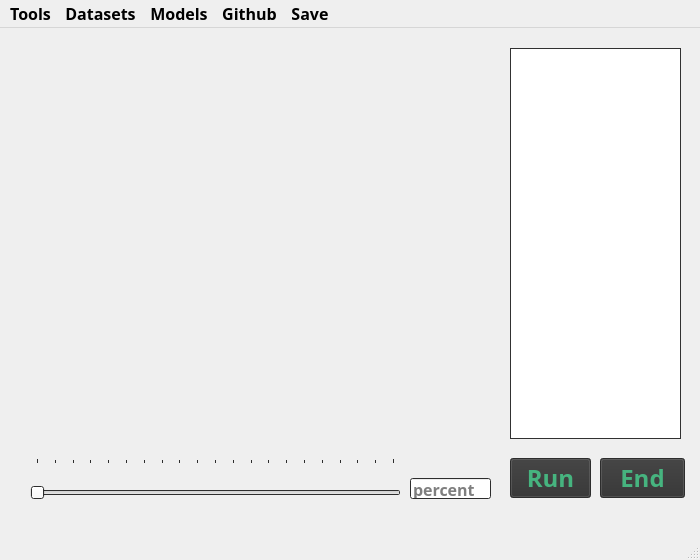
<?xml version="1.0" encoding="UTF-8"?>
<ui version="4.0">
 <class>MainWindow</class>
 <widget class="QMainWindow" name="MainWindow">
  <property name="geometry">
   <rect>
    <x>0</x>
    <y>0</y>
    <width>700</width>
    <height>560</height>
   </rect>
  </property>
  <property name="minimumSize">
   <size>
    <width>700</width>
    <height>560</height>
   </size>
  </property>
  <property name="maximumSize">
   <size>
    <width>700</width>
    <height>560</height>
   </size>
  </property>
  <property name="font">
   <font>
    <family>Segoe UI Semibold</family>
    <pointsize>12</pointsize>
    <bold>true</bold>
    <kerning>true</kerning>
   </font>
  </property>
  <property name="windowTitle">
   <string>MainWindow</string>
  </property>
  <widget class="QWidget" name="centralwidget">
   <property name="sizePolicy">
    <sizepolicy hsizetype="Minimum" vsizetype="Minimum">
     <horstretch>0</horstretch>
     <verstretch>0</verstretch>
    </sizepolicy>
   </property>
   <property name="minimumSize">
    <size>
     <width>600</width>
     <height>500</height>
    </size>
   </property>
   <property name="maximumSize">
    <size>
     <width>800</width>
     <height>500</height>
    </size>
   </property>
   <property name="baseSize">
    <size>
     <width>1000</width>
     <height>800</height>
    </size>
   </property>
   <property name="palette">
    <palette>
     <active>
      <colorrole role="Window">
       <brush brushstyle="SolidPattern">
        <color alpha="255">
         <red>63</red>
         <green>63</green>
         <blue>63</blue>
        </color>
       </brush>
      </colorrole>
     </active>
     <inactive>
      <colorrole role="Window">
       <brush brushstyle="SolidPattern">
        <color alpha="255">
         <red>63</red>
         <green>63</green>
         <blue>63</blue>
        </color>
       </brush>
      </colorrole>
     </inactive>
     <disabled>
      <colorrole role="Base">
       <brush brushstyle="SolidPattern">
        <color alpha="255">
         <red>63</red>
         <green>63</green>
         <blue>63</blue>
        </color>
       </brush>
      </colorrole>
      <colorrole role="Window">
       <brush brushstyle="SolidPattern">
        <color alpha="255">
         <red>63</red>
         <green>63</green>
         <blue>63</blue>
        </color>
       </brush>
      </colorrole>
     </disabled>
    </palette>
   </property>
   <widget class="QPushButton" name="run_button">
    <property name="geometry">
     <rect>
      <x>510</x>
      <y>430</y>
      <width>81</width>
      <height>40</height>
     </rect>
    </property>
    <property name="palette">
     <palette>
      <active>
       <colorrole role="Button">
        <brush brushstyle="SolidPattern">
         <color alpha="255">
          <red>49</red>
          <green>49</green>
          <blue>49</blue>
         </color>
        </brush>
       </colorrole>
       <colorrole role="Text">
        <brush brushstyle="SolidPattern">
         <color alpha="255">
          <red>255</red>
          <green>255</green>
          <blue>255</blue>
         </color>
        </brush>
       </colorrole>
       <colorrole role="ButtonText">
        <brush brushstyle="SolidPattern">
         <color alpha="255">
          <red>70</red>
          <green>180</green>
          <blue>127</blue>
         </color>
        </brush>
       </colorrole>
      </active>
      <inactive>
       <colorrole role="Button">
        <brush brushstyle="SolidPattern">
         <color alpha="255">
          <red>49</red>
          <green>49</green>
          <blue>49</blue>
         </color>
        </brush>
       </colorrole>
       <colorrole role="Text">
        <brush brushstyle="SolidPattern">
         <color alpha="255">
          <red>255</red>
          <green>255</green>
          <blue>255</blue>
         </color>
        </brush>
       </colorrole>
       <colorrole role="ButtonText">
        <brush brushstyle="SolidPattern">
         <color alpha="255">
          <red>70</red>
          <green>180</green>
          <blue>127</blue>
         </color>
        </brush>
       </colorrole>
      </inactive>
      <disabled>
       <colorrole role="Button">
        <brush brushstyle="SolidPattern">
         <color alpha="255">
          <red>49</red>
          <green>49</green>
          <blue>49</blue>
         </color>
        </brush>
       </colorrole>
      </disabled>
     </palette>
    </property>
    <property name="font">
     <font>
      <family>Segoe UI Semibold</family>
      <pointsize>18</pointsize>
      <bold>true</bold>
      <underline>false</underline>
      <kerning>true</kerning>
     </font>
    </property>
    <property name="text">
     <string>Run</string>
    </property>
   </widget>
   <widget class="QSlider" name="confidence_slider">
    <property name="geometry">
     <rect>
      <x>30</x>
      <y>430</y>
      <width>371</width>
      <height>61</height>
     </rect>
    </property>
    <property name="palette">
     <palette>
      <active>
       <colorrole role="Accent">
        <brush brushstyle="SolidPattern">
         <color alpha="255">
          <red>70</red>
          <green>180</green>
          <blue>127</blue>
         </color>
        </brush>
       </colorrole>
      </active>
      <inactive>
       <colorrole role="Accent">
        <brush brushstyle="SolidPattern">
         <color alpha="255">
          <red>70</red>
          <green>180</green>
          <blue>127</blue>
         </color>
        </brush>
       </colorrole>
      </inactive>
      <disabled>
       <colorrole role="Accent">
        <brush brushstyle="SolidPattern">
         <color alpha="255">
          <red>70</red>
          <green>180</green>
          <blue>127</blue>
         </color>
        </brush>
       </colorrole>
      </disabled>
     </palette>
    </property>
    <property name="font">
     <font>
      <family>Segoe UI Semibold</family>
      <pointsize>12</pointsize>
      <bold>true</bold>
      <underline>false</underline>
      <kerning>true</kerning>
     </font>
    </property>
    <property name="maximum">
     <number>100</number>
    </property>
    <property name="orientation">
     <enum>Qt::Orientation::Horizontal</enum>
    </property>
    <property name="tickPosition">
     <enum>QSlider::TickPosition::TicksAbove</enum>
    </property>
    <property name="tickInterval">
     <number>5</number>
    </property>
   </widget>
   <widget class="QTextBrowser" name="detected_output">
    <property name="geometry">
     <rect>
      <x>510</x>
      <y>20</y>
      <width>171</width>
      <height>391</height>
     </rect>
    </property>
   </widget>
   <widget class="QLineEdit" name="confidence_percent">
    <property name="geometry">
     <rect>
      <x>410</x>
      <y>450</y>
      <width>81</width>
      <height>21</height>
     </rect>
    </property>
    <property name="placeholderText">
     <string>percent</string>
    </property>
    <property name="clearButtonEnabled">
     <bool>false</bool>
    </property>
   </widget>
   <widget class="Camera" name="camer_output" native="true">
    <property name="geometry">
     <rect>
      <x>20</x>
      <y>20</y>
      <width>461</width>
      <height>391</height>
     </rect>
    </property>
   </widget>
   <widget class="QPushButton" name="end_button">
    <property name="geometry">
     <rect>
      <x>600</x>
      <y>430</y>
      <width>85</width>
      <height>40</height>
     </rect>
    </property>
    <property name="palette">
     <palette>
      <active>
       <colorrole role="Button">
        <brush brushstyle="SolidPattern">
         <color alpha="255">
          <red>49</red>
          <green>49</green>
          <blue>49</blue>
         </color>
        </brush>
       </colorrole>
       <colorrole role="Text">
        <brush brushstyle="SolidPattern">
         <color alpha="255">
          <red>255</red>
          <green>255</green>
          <blue>255</blue>
         </color>
        </brush>
       </colorrole>
       <colorrole role="ButtonText">
        <brush brushstyle="SolidPattern">
         <color alpha="255">
          <red>70</red>
          <green>180</green>
          <blue>127</blue>
         </color>
        </brush>
       </colorrole>
      </active>
      <inactive>
       <colorrole role="Button">
        <brush brushstyle="SolidPattern">
         <color alpha="255">
          <red>49</red>
          <green>49</green>
          <blue>49</blue>
         </color>
        </brush>
       </colorrole>
       <colorrole role="Text">
        <brush brushstyle="SolidPattern">
         <color alpha="255">
          <red>255</red>
          <green>255</green>
          <blue>255</blue>
         </color>
        </brush>
       </colorrole>
       <colorrole role="ButtonText">
        <brush brushstyle="SolidPattern">
         <color alpha="255">
          <red>70</red>
          <green>180</green>
          <blue>127</blue>
         </color>
        </brush>
       </colorrole>
      </inactive>
      <disabled>
       <colorrole role="Button">
        <brush brushstyle="SolidPattern">
         <color alpha="255">
          <red>49</red>
          <green>49</green>
          <blue>49</blue>
         </color>
        </brush>
       </colorrole>
      </disabled>
     </palette>
    </property>
    <property name="font">
     <font>
      <family>Segoe UI Semibold</family>
      <pointsize>18</pointsize>
      <bold>true</bold>
      <underline>false</underline>
      <kerning>true</kerning>
     </font>
    </property>
    <property name="text">
     <string>End</string>
    </property>
   </widget>
  </widget>
  <widget class="QMenuBar" name="menubar">
   <property name="geometry">
    <rect>
     <x>0</x>
     <y>0</y>
     <width>700</width>
     <height>33</height>
    </rect>
   </property>
   <property name="layoutDirection">
    <enum>Qt::LayoutDirection::LeftToRight</enum>
   </property>
   <property name="autoFillBackground">
    <bool>true</bool>
   </property>
   <widget class="QMenu" name="menuwhere_is_the_box">
    <property name="title">
     <string>Tools</string>
    </property>
    <widget class="QMenu" name="menuCreate_New">
     <property name="title">
      <string>Create_New</string>
     </property>
     <widget class="QMenu" name="menuFrom_Folder">
      <property name="title">
       <string>From_Folder</string>
      </property>
      <addaction name="actionSelect"/>
     </widget>
     <addaction name="menuFrom_Folder"/>
    </widget>
    <addaction name="actionChange_Camera"/>
    <addaction name="menuCreate_New"/>
   </widget>
   <widget class="QMenu" name="menuDatasets">
    <property name="title">
     <string>Datasets</string>
    </property>
    <widget class="QMenu" name="menuAdd">
     <property name="title">
      <string>Add</string>
     </property>
     <widget class="QMenu" name="menuAdd_To_Models">
      <property name="title">
       <string>Add_To_Models</string>
      </property>
      <addaction name="actionLoad"/>
      <addaction name="actionAdd_2"/>
     </widget>
     <addaction name="menuAdd_To_Models"/>
    </widget>
    <addaction name="menuAdd"/>
    <addaction name="actionRemove_2"/>
    <addaction name="actionOpen_2"/>
   </widget>
   <widget class="QMenu" name="menuModels">
    <property name="title">
     <string>Models</string>
    </property>
   </widget>
   <widget class="Github" name="menuGithub">
    <property name="title">
     <string>Github</string>
    </property>
   </widget>
   <widget class="QMenu" name="menuSave">
    <property name="title">
     <string>Save</string>
    </property>
   </widget>
   <addaction name="menuwhere_is_the_box"/>
   <addaction name="menuDatasets"/>
   <addaction name="menuModels"/>
   <addaction name="menuGithub"/>
   <addaction name="menuSave"/>
  </widget>
  <widget class="QStatusBar" name="statusbar"/>
  <action name="actionOpen">
   <property name="text">
    <string>Open</string>
   </property>
  </action>
  <action name="actionNew">
   <property name="text">
    <string>New</string>
   </property>
  </action>
  <action name="actionRemove">
   <property name="text">
    <string>Remove</string>
   </property>
  </action>
  <action name="actionWhy">
   <property name="text">
    <string>Why</string>
   </property>
  </action>
  <action name="actionDo">
   <property name="text">
    <string>Do</string>
   </property>
  </action>
  <action name="actionI">
   <property name="text">
    <string>I</string>
   </property>
  </action>
  <action name="actionHate">
   <property name="text">
    <string>Hate</string>
   </property>
  </action>
  <action name="actionMyself">
   <property name="text">
    <string>Myself</string>
   </property>
  </action>
  <action name="action_Yes">
   <property name="text">
    <string>%Yes</string>
   </property>
  </action>
  <action name="action_Yes_2">
   <property name="text">
    <string>&amp;Yes</string>
   </property>
  </action>
  <action name="action_New">
   <property name="text">
    <string>&amp;New</string>
   </property>
  </action>
  <action name="action_Open">
   <property name="text">
    <string>&amp;Open</string>
   </property>
  </action>
  <action name="action_Remove">
   <property name="text">
    <string>&amp;Remove</string>
   </property>
  </action>
  <action name="actionChange_Camera">
   <property name="text">
    <string>Change_Camera</string>
   </property>
  </action>
  <action name="actionRemove_2">
   <property name="text">
    <string>Remove</string>
   </property>
  </action>
  <action name="actionOpen_2">
   <property name="text">
    <string>Open</string>
   </property>
  </action>
  <action name="actionSelect">
   <property name="text">
    <string>Select</string>
   </property>
  </action>
  <action name="actionLoad">
   <property name="text">
    <string>Load</string>
   </property>
  </action>
  <action name="actionAdd_2">
   <property name="text">
    <string>Add</string>
   </property>
  </action>
  <action name="actionHello">
   <property name="text">
    <string>Hello</string>
   </property>
  </action>
 </widget>
 <customwidgets>
  <customwidget>
   <class>Camera</class>
   <extends>QWidget</extends>
   <header>Camera.h</header>
   <container>1</container>
  </customwidget>
  <customwidget>
   <class>Github</class>
   <extends>QMenu</extends>
   <header>Github.h</header>
  </customwidget>
 </customwidgets>
 <tabstops>
  <tabstop>detected_output</tabstop>
  <tabstop>confidence_slider</tabstop>
  <tabstop>confidence_percent</tabstop>
  <tabstop>run_button</tabstop>
  <tabstop>end_button</tabstop>
 </tabstops>
 <resources/>
 <connections>
  <connection>
   <sender>confidence_percent</sender>
   <signal>textEdited(QString)</signal>
   <receiver>confidence_slider</receiver>
   <slot>update()</slot>
   <hints>
    <hint type="sourcelabel">
     <x>447</x>
     <y>498</y>
    </hint>
    <hint type="destinationlabel">
     <x>338</x>
     <y>477</y>
    </hint>
   </hints>
  </connection>
  <connection>
   <sender>run_button</sender>
   <signal>clicked()</signal>
   <receiver>camer_output</receiver>
   <slot>update()</slot>
   <hints>
    <hint type="sourcelabel">
     <x>543</x>
     <y>470</y>
    </hint>
    <hint type="destinationlabel">
     <x>410</x>
     <y>378</y>
    </hint>
   </hints>
  </connection>
  <connection>
   <sender>end_button</sender>
   <signal>clicked()</signal>
   <receiver>camer_output</receiver>
   <slot>close()</slot>
   <hints>
    <hint type="sourcelabel">
     <x>649</x>
     <y>478</y>
    </hint>
    <hint type="destinationlabel">
     <x>422</x>
     <y>295</y>
    </hint>
   </hints>
  </connection>
 </connections>
</ui>
